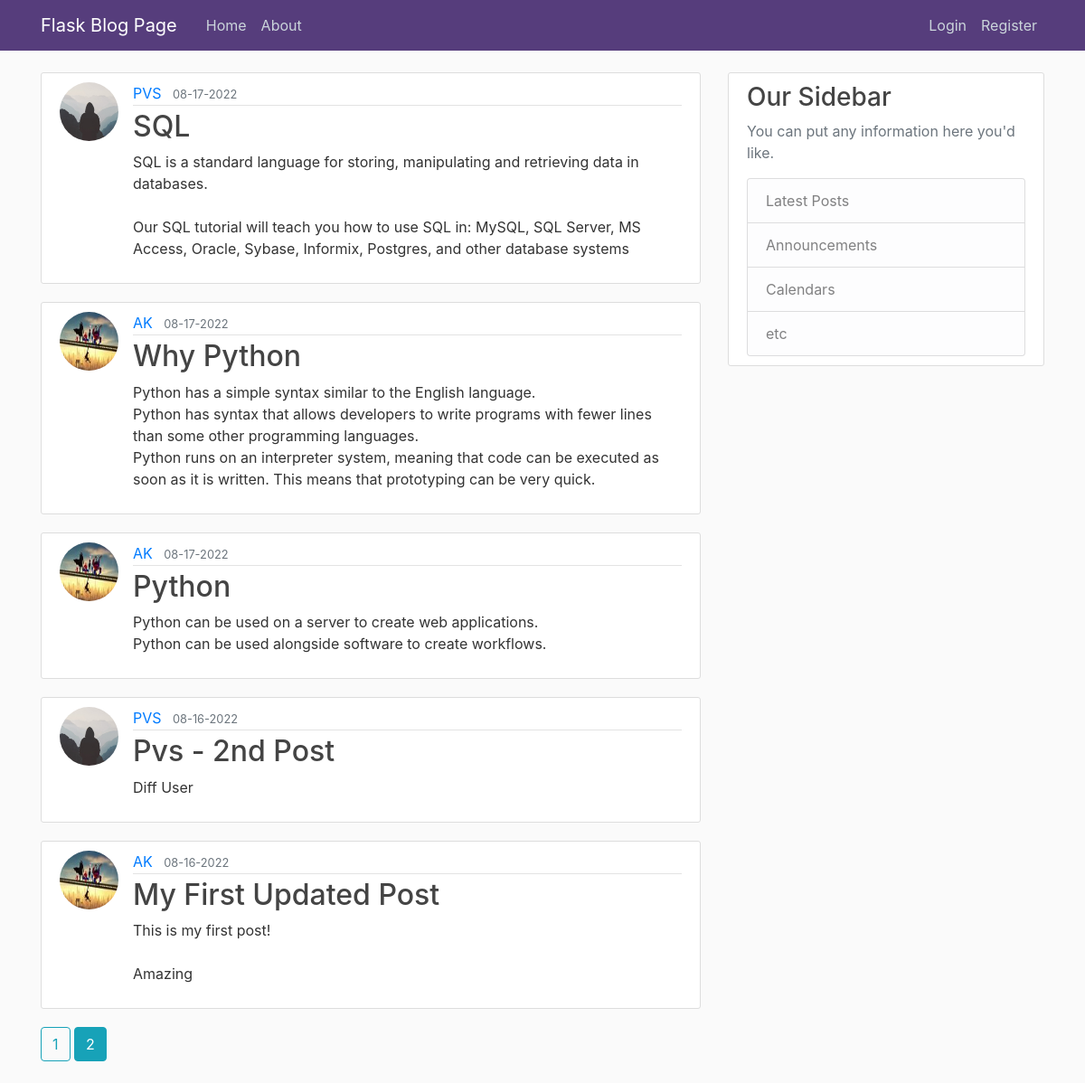
The page /home?page=2 on the database its author committed.
### flaskblog/models.py (models this page shows, shortened)
class Post(db.Model):
    id = db.Column(db.Integer, primary_key=True)
    title = db.Column(db.String(100), nullable=False)
    date_posted = db.Column(db.DateTime, nullable=False, default=datetime.utcnow)
    content = db.Column(db.Text, nullable=False)
    user_id = db.Column(db.Integer, db.ForeignKey('user.id'), nullable=False)

class User(db.Model, UserMixin):
    id = db.Column(db.Integer, primary_key=True)
    username = db.Column(db.String(20), unique=True, nullable=False)
    email = db.Column(db.String(120), unique=True, nullable=False)
    image_file = db.Column(db.String(20), nullable=False, default='default.jpg')
    password = db.Column(db.String(60), nullable=False)
    posts = db.relationship('Post', backref='author', lazy=True)

### flaskblog/routes.py (the view)
@app.route("/")
@app.route("/home")
def home():
    page = request.args.get('page', 1, type=int)
    posts = Post.query.order_by(Post.date_posted.desc()).paginate(page=page, per_page=5)
    return render_template('home.html', posts=posts)

### flaskblog/templates/home.html
{% extends "layout.html" %}
{% block content %}
{% for post in posts.items %}
<article class="media content-section">
    <img class="rounded-circle article-img"
         src="{{ url_for('static', filename='profile_pics/' + post.author.image_file) }}">
    <div class="media-body">
        <div class="article-metadata">
            <a class="mr-2" href="{{ url_for('user_posts', username=post.author.username) }}">{{ post.author.username }}</a>
            <small class="text-muted">{{ post.date_posted.strftime('%m-%d-%Y') }}</small>
        </div>
        <h2><a class="article-title" href="{{ url_for('post', post_id=post.id) }}">{{ post.title }}</a></h2>
        <p class="article-content">{{ post.content }}</p>
    </div>
</article>
{% endfor %}
{% for page_num in posts.iter_pages(left_edge=1, right_edge=1, left_current=1, right_current=2) %}
{% if page_num %}
{% if posts.page == page_num %}
<a class="btn btn-info mb-4" href="{{ url_for('home', page=page_num) }}">{{ page_num }}</a>
{% else %}
<a class="btn btn-outline-info mb-4" href="{{ url_for('home', page=page_num) }}">{{ page_num }}</a>
{% endif %}
{% else %}
...
{% endif %}
{% endfor %}
{% endblock content %}

### flaskblog/static/main.css (style rules this page uses)
body { background: #fafafa; color: #333333; margin-top: 5rem; }
h1, h2, h3, h4, h5, h6 { color: #444444; }
.content-section { background: #ffffff; padding: 10px 20px; border: 1px solid #dddddd; border-radius: 3px; margin-bottom: 20px; }
.article-title { color: #444444; }
.article-content { white-space: pre-line; }
.article-img { height: 65px; width: 65px; margin-right: 16px; }
.article-metadata { padding-bottom: 1px; margin-bottom: 4px; border-bottom: 1px solid #e3e3e3 }

### rows shown on the page
Post: image_file (placeholder picture), author.username "PVS", date_posted "08-17-2022", title "SQL", content "SQL is a standard language for storing, manipulating and retrieving data in databases. Our SQL tutorial will teach you how to use SQL in: MySQL, SQL Server, MS Access, Oracle, Sybase, Informix, Postgres, and other database systems"
Post: image_file (picture), author.username "AK", date_posted "08-17-2022", title "Why Python", content "Python has a simple syntax similar to the English language. Python has syntax that allows developers to write programs with fewer lines than some other programming languages. Python runs on an interpreter system, meaning that code can be executed as soon as it is written. This means that prototyping can be very quick."
Post: image_file (picture), author.username "AK", date_posted "08-17-2022", title "Python", content "Python can be used on a server to create web applications. Python can be used alongside software to create workflows."
Post: image_file (placeholder picture), author.username "PVS", date_posted "08-16-2022", title "Pvs - 2nd Post", content "Diff User"
Post: image_file (picture), author.username "AK", date_posted "08-16-2022", title "My First Updated Post", content "This is my first post! Amazing"

### other values the page prints
{{ page_num }} "1"
{{ page_num }} "2"
